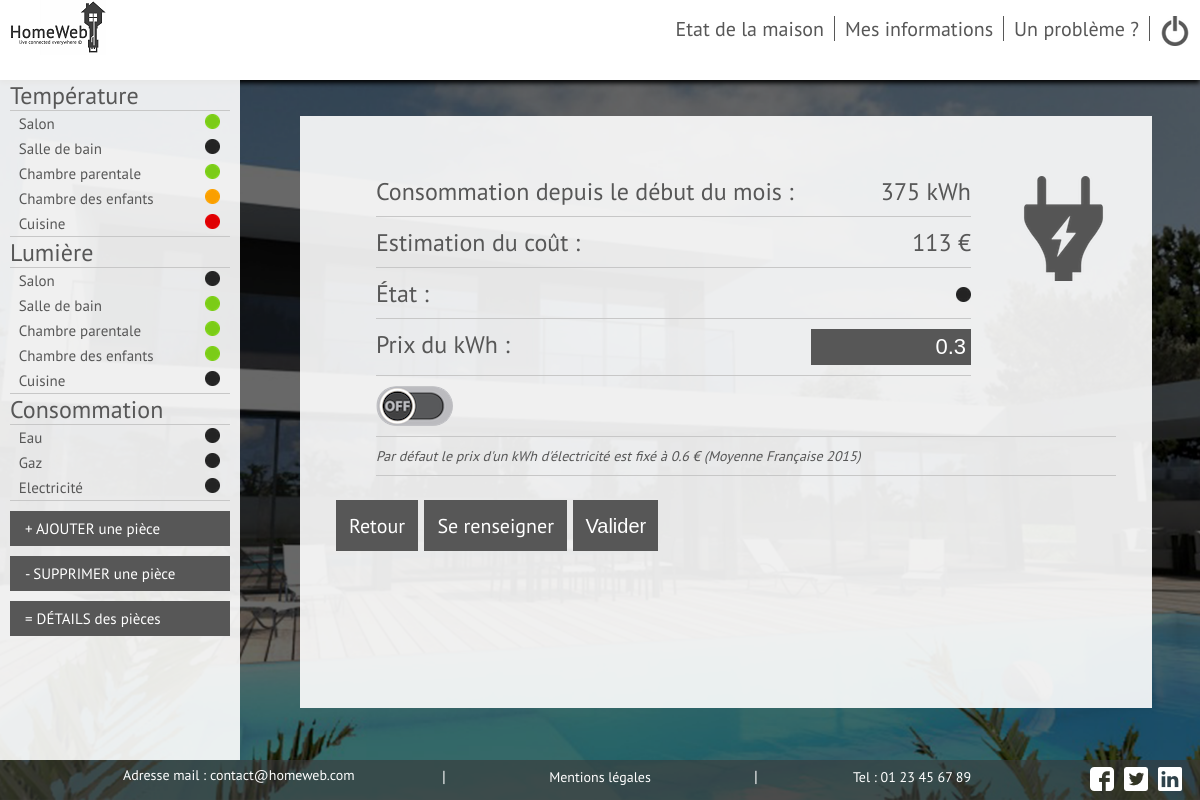
The app's page /Vues/User/elec.php (signed in) with its own data.
### tables this page shows
CREATE TABLE IF NOT EXISTS `pieces` (
  `id` int(11) NOT NULL,
  `id_Utilisateur` int(11) NOT NULL,
  `Nom` varchar(255) NOT NULL,
  `presence_temp` int(11) NOT NULL,
  `presence_lum` int(11) NOT NULL,
  `temperature` int(11) NOT NULL,
  `lumiere` int(11) NOT NULL,
  `etat_temp` int(11) NOT NULL,
  `numero_capteur_t` varchar(250) NOT NULL,
  `control_tech_t` date NOT NULL,
  `control_tech_l` date NOT NULL,
  `numero_capteur_l` varchar(250) NOT NULL,
  `consigne_temp` int(11) NOT NULL DEFAULT '25'
);

CREATE TABLE IF NOT EXISTS `elec` (
  `id` int(11) NOT NULL,
  `etat` int(11) NOT NULL,
  `consomation` int(11) NOT NULL,
  `prix_elec` float NOT NULL DEFAULT '0.5691'
);

### Modele/fonctions.php (the view, shortened to what this page needs)
<?php
function Etat_eau($id,$db)
{
    $etat = 2;
    $reponse = $db->prepare('SELECT etat FROM eau WHERE id= ?');
    $reponse->execute(array($id));
    while ($donnees = $reponse->fetch())
    {
	   $etat = $donnees['etat'];
    }
    return $etat;
}
function Etat_elec($id,$db)
{
    $etat = 2;
    $reponse = $db->prepare('SELECT etat FROM elec WHERE id= ?');
    $reponse->execute(array($id));
    while ($donnees = $reponse->fetch())
    {
	   $etat = $donnees['etat'];
    }
    return $etat;
}
function Etat_gaz($id,$db)
{
    $etat = 2;
    $reponse = $db->prepare('SELECT etat FROM gaz WHERE id= ?');
    $reponse->execute(array($id));
    while ($donnees = $reponse->fetch())
    {
	   $etat = $donnees['etat'];
    }
    return $etat;
}
function Conso_Elec($id,$db)
{
    $conso = -1;
    $reponse = $db->prepare('SELECT consomation FROM elec WHERE id= ?');
    $reponse->execute(array($id));
    while ($donnees = $reponse->fetch())
    {
	   $conso = $donnees['consomation'];
    }
    return $conso;
}
function Estim_Elec($id,$db,$prix = 0.5691)
{
    $reponse = $db->prepare('SELECT prix_elec FROM elec WHERE id= ?');
    $reponse->execute(array($id));
    while ($donnees = $reponse->fetch())
    {
	   $prix = $donnees['prix_elec'];
    }
    $prix = floatval($prix);
    $estim = ceil((Conso_Elec($id,$db))*($prix));
    return $estim;
}
function cascade_temp($id,$db)
{
    $reponse = $db->prepare('SELECT Nom, etat_temp FROM Pieces WHERE id_Utilisateur = ? AND presence_temp = 1');
    $reponse->execute(array($id));
    echo "<ul>";
    while ($donnees = $reponse->fetch())
    {
        $nom_piece = $donnees['Nom'];
        $etat = $donnees['etat_temp'];
        if ($etat == 0)
        {
        echo ("<li><a href=\"temperature.php?piece=$nom_piece\">" . $nom_piece . "</a> <span><img src=\"../../Styles/image/Pastille_noire.png\" title=\"Éteint\"></span></li>");
        }
        if ($etat == 1)
        {
        echo ("<li><a href=\"temperature.php?piece=$nom_piece\">" . $nom_piece . "</a> <span><img src=\"../../Styles/image/Pastille_verte.png\" title=\"Marche\"></span></li>");
        }
        if ($etat == 2)
        {
        echo ("<li><a href=\"temperature.php?piece=$nom_piece\">" . $nom_piece . "</a> <span><img src=\"../../Styles/image/Pastille_orange.png\" title=\"En cours de régulation\"></span></li>");
        }
        if ($etat == 3)
        {
        echo ("<li><a href=\"temperature.php?piece=$nom_piece\">" . $nom_piece . "</a> <span><img src=\"../../Styles/image/Pastille_rouge.png\" title=\"En Panne\"></span></li>");
        }
    }
    echo "</ul>";
}
function cascade_lum($id,$db)
{
    $reponse = $db->prepare('SELECT Nom, lumiere FROM Pieces WHERE id_Utilisateur = ? AND presence_lum = 1');
    $reponse->execute(array($id));
    echo "<ul>";
    while ($donnees = $reponse->fetch())
    {
        $nom_piece = $donnees['Nom'];
        $etat = $donnees['lumiere'];
        if ($etat == 0)
        {
        echo ("<li><a href=\"lumiere.php?piece=$nom_piece\">" . $nom_piece . "</a> <span><img src=\"../../Styles/image/Pastille_noire.png\" title=\"Eteint\"></span></li>");
        }
        if ($etat == 1)
        {
        echo ("<li><a href=\"lumiere.php?piece=$nom_piece\">" . $nom_piece . "</a> <span><img src=\"../../Styles/image/Pastille_verte.png\" title=\"Allumé\"></span></li>");
        }
    }
    echo "</ul>";
}
function pastille_etat_eau($id,$db)
{
    $etat_general = Etat_eau($id,$db);
    if ($etat_general == 0)
        {
        echo ("<span><img src=\"../../Styles/image/Pastille_noire.png\" title=\"Eteint\"></span>");
        }
}
function pastille_etat_gaz($id,$db)
{
    $etat_general = Etat_gaz($id,$db);
    if ($etat_general == 0)
        {
        echo ("<span><img src=\"../../Styles/image/Pastille_noire.png\" title=\"Eteint\"></span>");
        }
}
function pastille_etat_elec($id,$db)
{
    $etat_general = Etat_elec($id,$db);
    if ($etat_general == 0)
        {
        echo ("<span><img src=\"../../Styles/image/Pastille_noire.png\" title=\"Eteint\"></span>");
        }
}
function affiche_prix_elec($id,$db)
{
    $prix_elec = 0;
    $reponse = $db->prepare('SELECT prix_elec FROM elec WHERE id = ?');
    $reponse->execute(array($id));
    while ($donnees = $reponse->fetch())
    {
        $prix_elec = $donnees['prix_elec'];
    }
    return($prix_elec);
}
?>

### Vues/User/elec.php (shortened to what this page needs)
<!DOCTYPE HTML>
<?php require("../../Modele/fonctions.php");
require("../../Modele/connexionBDD.php");
?>
<html>
	<head>
		<link rel="stylesheet" type="text/css" href="../../Styles/main.css" />
	</head>
	<body>
		<div id="page">
            <header>
                <?php
                include ("entete_user.php");
                ?>
            </header>
            <div id=capteurs>
            <ul>
                <li><a href="#">Température</a>
                        <?php cascade_temp($_SESSION['id'],$db) ?>
                    </li>
                    <li><a href="#">Lumière</a>
                        <?php cascade_lum($_SESSION['id'],$db) ?>
                    </li>
                <li><a href="#">Consommation</a>
                    <ul>
                        <li><a href="eau.php">Eau</a> <span> <?php pastille_etat_eau($_SESSION['id'],$db) ?></span></li>
                        <li><a href="gaz.php">Gaz</a> <span> <?php pastille_etat_gaz($_SESSION['id'],$db) ?></span></li>
                        <li><a href="elec.php">Electricité</a> <span> <?php pastille_etat_elec($_SESSION['id'],$db) ?></span></li>
                    </ul>
                </li>
                <li>
                        <a class="bouton_type" href="ajout_piece.php">+  AJOUTER une pièce</a>
                        <a class="bouton_type" href="suppr.php">- SUPPRIMER une pièce</a>
                        <a class="bouton_type" href="detailpiece.php">= DÉTAILS des pièces</a>
                    </li>
            </ul>
	       	</div>
                <div id=boite>
                    <form name="login" action="../../Controleur/valid_elec.php?piece=<?php echo($_GET['piece']); ?>" method="post" accept-charset="utf-8">
                    <ul>
                        <div id = image_etat><img class ="image_temp" src="../../Styles/image/elec.png"/></div>
                        <li>Consommation depuis le début du mois :<span><?php echo (Conso_Elec($_SESSION['id'],$db)) ?> kWh</span></li>
                        <li>Estimation du coût : <span><?php echo (Estim_Elec($_SESSION['id'],$db)) ?> €</span></li>
                        <li>État : <span><?php pastille_etat_elec($_SESSION['id'],$db) ?></span></li>
                        <li>Prix du kWh : <span><input type="text" class="Prix_entree" name="Prix_elec" value=<?php echo(affiche_prix_elec($_SESSION['id'],$db)) ?> placeholder="en €"></span></li>
                        <li>
                            <label class="switch">
                                <div class="slider"></div>
                            </label>
                        </li>
                        <li><I style="font-size : 14px;">Par défaut le prix d'un kWh d'électricité est fixé à 0.6 € (Moyenne Française 2015)</I></li>
                    </ul>
                    <a class="boutons_retour" href="etat.php" >Retour</a>
                    <a class="boutons_retour" href="../signaler.php">Se renseigner</a>
                    <input id="boutons_valider" type="submit" name="bouton_submit" value="Valider"/>
                    </form>
                </div>
            <?php include ("footer_user.php");?>
        </div>
        </body>
</html>

### Styles/main.css (style rules this page uses)
html, #page { height: 100%; width: 100%; }
body { background: url('image/fond.png') ; background-position: center ; background-repeat: no-repeat ; background-attachment: fixed ; background-size: cover ; color: #575757; font-family: pt_sansregular; margin: 0px; height: 100%; }
header { display: flex; justify-content: space-between; background-color: white; box-shadow: 0px 3px 5px black; height: 10%; }
#objects, #objects ul, #capteurs, #capteurs ul { padding: 0; margin: 0; list-style: none; }
#capteurs { background-color: rgba(255,255,255,0.9); width: 20%; height: 85%; overflow: auto; display: inline-block; vertical-align: top; max-width: 300px; min-width: 200px; }
#capteurs ul li { font-size: x-large; margin-left: 10px; margin-right:10px; }
#capteurs ul li ul li { font-size: 15px; padding-top:3px; padding-bottom:3px; display:flex; justify-content:space-between; }
#capteurs ul li ul li a:before { content: '• '; opacity: 0; margin-left: -12px; }
#capteurs ul li ul { border: 1px; border-top-style:solid; border-bottom-style:solid; border-color: rgb(199,199,199); }
#capteurs a { text-decoration:none; color:#575757; }
#boite { background-color: rgba(255,255,255,0.9) ; font-size: 24px; margin-top: 3%; margin-right: 5%; margin-left: 5%; width: 65%; padding: 3% 3% 3% 3%; display:inline-block; position: fixed; vertical-align:top; height:65%; overflow:auto; }
#boite ul li { display:flex; justify-content: space-between; border: 1px; border-bottom-style:solid; border-color: rgb(199,199,199); margin-bottom: 10px; padding-bottom: 10px; }
.slider { cursor:pointer; background: url(image/boutonOFF.png) no-repeat; padding: 0px 77px 40px 0px; border-radius: 20px; }
#capteurs .bouton_type { cursor: pointer; border-style: solid; background-color: #575757; border-color: #575757; padding: 5px; font-size: 15px; display: flex; margin-top: 10px; padding-left: 12px; color:white; margin-bottom:10px; }
#boite ul #image_etat img { float: right; margin-right: 0px; margin-top: 0px; padding-left: 40px; padding-bottom: 100px; }
.boutons_retour { border-style: solid; background-color: #575757; border-color: #575757; color: white; text-decoration: none; padding:10px; font-size:20px; }
#boutons_valider { cursor: pointer; border-style: solid; background-color: #575757; border-color: #575757; color: white; padding-bottom:11px; padding-top:13px; padding-left:10px; padding-right:10px; font-size:20px; }
#boite ul li .Prix_entree { background-color: #575757; border: none; color: white; font-size: 22px; text-align: right; padding: 5px; width: 150px; }
a { color: darkcyan; }

### records on screen
pieces: Nom "Salon", etat_temp 1 (drawn), lumiere 0 (drawn)
pieces: Nom "Salle de bain", etat_temp 0 (drawn), lumiere 1 (drawn)
pieces: Nom "Chambre parentale", etat_temp 1 (drawn), lumiere 1 (drawn)
pieces: Nom "Chambre des enfants", etat_temp 2 (drawn), lumiere 1 (drawn)
pieces: Nom "Cuisine", etat_temp 3 (drawn), lumiere 0 (drawn)
elec: consomation "375", Estim_Elec($_SESSION['id'],$db) "113", Prix_elec "0.3"
